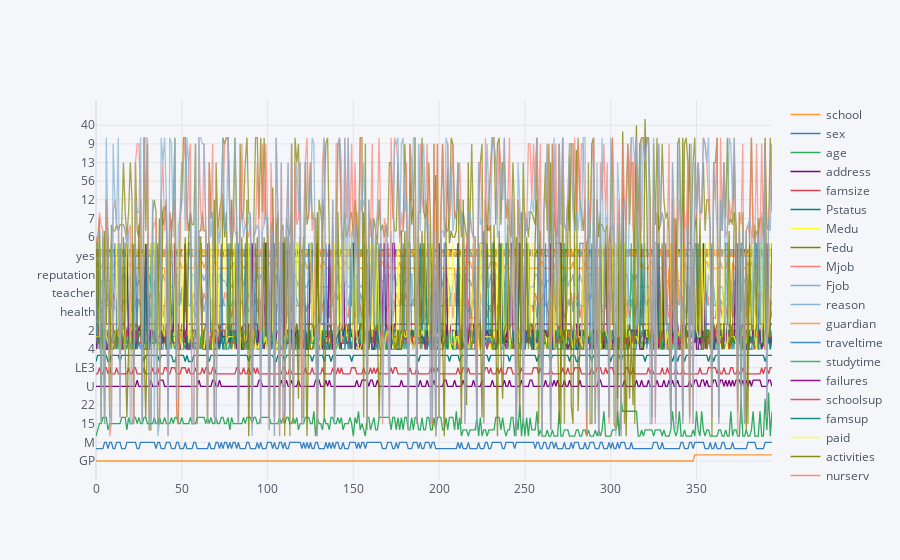
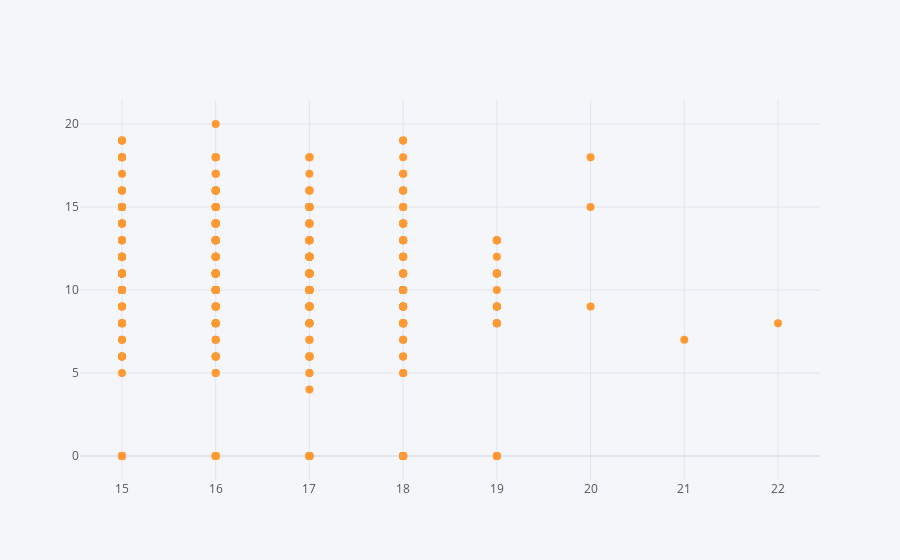

Notebook code cell kept with these figures, in order:
### Code cell
stud.iplot()
stud.iplot(kind='scatter',x='age',y='G3',mode='markers',size=8)

### Figure 1 — Plotly figure (JSON) as saved in the notebook; plotly's stock layout.template omitted (floating-point values rounded to 4 significant figures; data arrays with more than 128 entries replaced by an {"elided": "..."} marker saying what was removed)
{"data": [{"line": {"color": "rgba(255, 153, 51, 1.0)", "dash": "solid", "shape": "linear", "width": 1.3}, "mode": "lines", "name": "school", "text": "", "type": "scatter", "x": {"elided": "395 int values"}, "y": {"elided": "395 str values"}}, {"line": {"color": "rgba(55, 128, 191, 1.0)", "dash": "solid", "shape": "linear", "width": 1.3}, "mode": "lines", "name": "sex", "text": "", "type": "scatter", "x": {"elided": "395 int values"}, "y": {"elided": "395 str values"}}, {"line": {"color": "rgba(50, 171, 96, 1.0)", "dash": "solid", "shape": "linear", "width": 1.3}, "mode": "lines", "name": "age", "text": "", "type": "scatter", "x": {"elided": "395 int values"}, "y": {"elided": "395 int values"}}, {"line": {"color": "rgba(128, 0, 128, 1.0)", "dash": "solid", "shape": "linear", "width": 1.3}, "mode": "lines", "name": "address", "text": "", "type": "scatter", "x": {"elided": "395 int values"}, "y": {"elided": "395 str values"}}, {"line": {"color": "rgba(219, 64, 82, 1.0)", "dash": "solid", "shape": "linear", "width": 1.3}, "mode": "lines", "name": "famsize", "text": "", "type": "scatter", "x": {"elided": "395 int values"}, "y": {"elided": "395 str values"}}, {"line": {"color": "rgba(0, 128, 128, 1.0)", "dash": "solid", "shape": "linear", "width": 1.3}, "mode": "lines", "name": "Pstatus", "text": "", "type": "scatter", "x": {"elided": "395 int values"}, "y": {"elided": "395 str values"}}, {"line": {"color": "rgba(255, 255, 51, 1.0)", "dash": "solid", "shape": "linear", "width": 1.3}, "mode": "lines", "name": "Medu", "text": "", "type": "scatter", "x": {"elided": "395 int values"}, "y": {"elided": "395 int values"}}, {"line": {"color": "rgba(128, 128, 0, 1.0)", "dash": "solid", "shape": "linear", "width": 1.3}, "mode": "lines", "name": "Fedu", "text": "", "type": "scatter", "x": {"elided": "395 int values"}, "y": {"elided": "395 int values"}}, {"line": {"color": "rgba(251, 128, 114, 1.0)", "dash": "solid", "shape": "linear", "width": 1.3}, "mode": "lines", "name": "Mjob", "text": "", "type": "scatter", "x": {"elided": "395 int values"}, "y": {"elided": "395 str values"}}, {"line": {"color": "rgba(128, 177, 211, 1.0)", "dash": "solid", "shape": "linear", "width": 1.3}, "mode": "lines", "name": "Fjob", "text": "", "type": "scatter", "x": {"elided": "395 int values"}, "y": {"elided": "395 str values"}}, {"line": {"color": "rgba(128, 177, 211, 0.8999999999999999)", "dash": "solid", "shape": "linear", "width": 1.3}, "mode": "lines", "name": "reason", "text": "", "type": "scatter", "x": {"elided": "395 int values"}, "y": {"elided": "395 str values"}}, {"line": {"color": "rgba(255, 153, 51, 0.8999999999999999)", "dash": "solid", "shape": "linear", "width": 1.3}, "mode": "lines", "name": "guardian", "text": "", "type": "scatter", "x": {"elided": "395 int values"}, "y": {"elided": "395 str values"}}, {"line": {"color": "rgba(55, 128, 191, 0.8999999999999999)", "dash": "solid", "shape": "linear", "width": 1.3}, "mode": "lines", "name": "traveltime", "text": "", "type": "scatter", "x": {"elided": "395 int values"}, "y": {"elided": "395 int values"}}, {"line": {"color": "rgba(50, 171, 96, 0.8999999999999999)", "dash": "solid", "shape": "linear", "width": 1.3}, "mode": "lines", "name": "studytime", "text": "", "type": "scatter", "x": {"elided": "395 int values"}, "y": {"elided": "395 int values"}}, {"line": {"color": "rgba(128, 0, 128, 0.8999999999999999)", "dash": "solid", "shape": "linear", "width": 1.3}, "mode": "lines", "name": "failures", "text": "", "type": "scatter", "x": {"elided": "395 int values"}, "y": {"elided": "395 int values"}}, {"line": {"color": "rgba(219, 64, 82, 0.8999999999999999)", "dash": "solid", "shape": "linear", "width": 1.3}, "mode": "lines", "name": "schoolsup", "text": "", "type": "scatter", "x": {"elided": "395 int values"}, "y": {"elided": "395 str values"}}, {"line": {"color": "rgba(0, 128, 128, 0.8999999999999999)", "dash": "solid", "shape": "linear", "width": 1.3}, "mode": "lines", "name": "famsup", "text": "", "type": "scatter", "x": {"elided": "395 int values"}, "y": {"elided": "395 str values"}}, {"line": {"color": "rgba(255, 255, 51, 0.8999999999999999)", "dash": "solid", "shape": "linear", "width": 1.3}, "mode": "lines", "name": "paid", "text": "", "type": "scatter", "x": {"elided": "395 int values"}, "y": {"elided": "395 str values"}}, {"line": {"color": "rgba(128, 128, 0, 0.8999999999999999)", "dash": "solid", "shape": "linear", "width": 1.3}, "mode": "lines", "name": "activities", "text": "", "type": "scatter", "x": {"elided": "395 int values"}, "y": {"elided": "395 str values"}}, {"line": {"color": "rgba(251, 128, 114, 0.8999999999999999)", "dash": "solid", "shape": "linear", "width": 1.3}, "mode": "lines", "name": "nursery", "text": "", "type": "scatter", "x": {"elided": "395 int values"}, "y": {"elided": "395 str values"}}, {"line": {"color": "rgba(251, 128, 114, 0.7999999999999998)", "dash": "solid", "shape": "linear", "width": 1.3}, "mode": "lines", "name": "higher", "text": "", "type": "scatter", "x": {"elided": "395 int values"}, "y": {"elided": "395 str values"}}, {"line": {"color": "rgba(128, 177, 211, 0.7999999999999998)", "dash": "solid", "shape": "linear", "width": 1.3}, "mode": "lines", "name": "internet", "text": "", "type": "scatter", "x": {"elided": "395 int values"}, "y": {"elided": "395 str values"}}, {"line": {"color": "rgba(255, 153, 51, 0.7999999999999998)", "dash": "solid", "shape": "linear", "width": 1.3}, "mode": "lines", "name": "romantic", "text": "", "type": "scatter", "x": {"elided": "395 int values"}, "y": {"elided": "395 str values"}}, {"line": {"color": "rgba(55, 128, 191, 0.7999999999999998)", "dash": "solid", "shape": "linear", "width": 1.3}, "mode": "lines", "name": "famrel", "text": "", "type": "scatter", "x": {"elided": "395 int values"}, "y": {"elided": "395 int values"}}, {"line": {"color": "rgba(50, 171, 96, 0.7999999999999998)", "dash": "solid", "shape": "linear", "width": 1.3}, "mode": "lines", "name": "freetime", "text": "", "type": "scatter", "x": {"elided": "395 int values"}, "y": {"elided": "395 int values"}}, {"line": {"color": "rgba(128, 0, 128, 0.7999999999999998)", "dash": "solid", "shape": "linear", "width": 1.3}, "mode": "lines", "name": "goout", "text": "", "type": "scatter", "x": {"elided": "395 int values"}, "y": {"elided": "395 int values"}}, {"line": {"color": "rgba(219, 64, 82, 0.7999999999999998)", "dash": "solid", "shape": "linear", "width": 1.3}, "mode": "lines", "name": "Dalc", "text": "", "type": "scatter", "x": {"elided": "395 int values"}, "y": {"elided": "395 int values"}}, {"line": {"color": "rgba(0, 128, 128, 0.7999999999999998)", "dash": "solid", "shape": "linear", "width": 1.3}, "mode": "lines", "name": "Walc", "text": "", "type": "scatter", "x": {"elided": "395 int values"}, "y": {"elided": "395 int values"}}, {"line": {"color": "rgba(255, 255, 51, 0.7999999999999998)", "dash": "solid", "shape": "linear", "width": 1.3}, "mode": "lines", "name": "health", "text": "", "type": "scatter", "x": {"elided": "395 int values"}, "y": {"elided": "395 int values"}}, {"line": {"color": "rgba(128, 128, 0, 0.7999999999999998)", "dash": "solid", "shape": "linear", "width": 1.3}, "mode": "lines", "name": "absences", "text": "", "type": "scatter", "x": {"elided": "395 int values"}, "y": {"elided": "395 int values"}}, {"line": {"color": "rgba(128, 128, 0, 0.7)", "dash": "solid", "shape": "linear", "width": 1.3}, "mode": "lines", "name": "G1", "text": "", "type": "scatter", "x": {"elided": "395 int values"}, "y": {"elided": "395 int values"}}, {"line": {"color": "rgba(251, 128, 114, 0.7)", "dash": "solid", "shape": "linear", "width": 1.3}, "mode": "lines", "name": "G2", "text": "", "type": "scatter", "x": {"elided": "395 int values"}, "y": {"elided": "395 int values"}}, {"line": {"color": "rgba(128, 177, 211, 0.7)", "dash": "solid", "shape": "linear", "width": 1.3}, "mode": "lines", "name": "G3", "text": "", "type": "scatter", "x": {"elided": "395 int values"}, "y": {"elided": "395 int values"}}], "layout": {"legend": {"bgcolor": "#F5F6F9", "font": {"color": "#4D5663"}}, "paper_bgcolor": "#F5F6F9", "plot_bgcolor": "#F5F6F9", "title": {"font": {"color": "#4D5663"}}, "xaxis": {"gridcolor": "#E1E5ED", "showgrid": true, "tickfont": {"color": "#4D5663"}, "title": {"font": {"color": "#4D5663"}, "text": ""}, "zerolinecolor": "#E1E5ED"}, "yaxis": {"gridcolor": "#E1E5ED", "showgrid": true, "tickfont": {"color": "#4D5663"}, "title": {"font": {"color": "#4D5663"}, "text": ""}, "zerolinecolor": "#E1E5ED"}}}

### Figure 2 — Plotly figure (JSON) as saved in the notebook; plotly's stock layout.template omitted (floating-point values rounded to 4 significant figures; data arrays with more than 128 entries replaced by an {"elided": "..."} marker saying what was removed)
{"data": [{"line": {"color": "rgba(255, 153, 51, 1.0)", "dash": "solid", "shape": "linear", "width": 1.3}, "marker": {"size": 8, "symbol": "circle"}, "mode": "markers", "name": "G3", "text": "", "type": "scatter", "x": {"elided": "395 int values"}, "y": {"elided": "395 int values"}}], "layout": {"legend": {"bgcolor": "#F5F6F9", "font": {"color": "#4D5663"}}, "paper_bgcolor": "#F5F6F9", "plot_bgcolor": "#F5F6F9", "title": {"font": {"color": "#4D5663"}}, "xaxis": {"gridcolor": "#E1E5ED", "showgrid": true, "tickfont": {"color": "#4D5663"}, "title": {"font": {"color": "#4D5663"}, "text": ""}, "zerolinecolor": "#E1E5ED"}, "yaxis": {"gridcolor": "#E1E5ED", "showgrid": true, "tickfont": {"color": "#4D5663"}, "title": {"font": {"color": "#4D5663"}, "text": ""}, "zerolinecolor": "#E1E5ED"}}}
